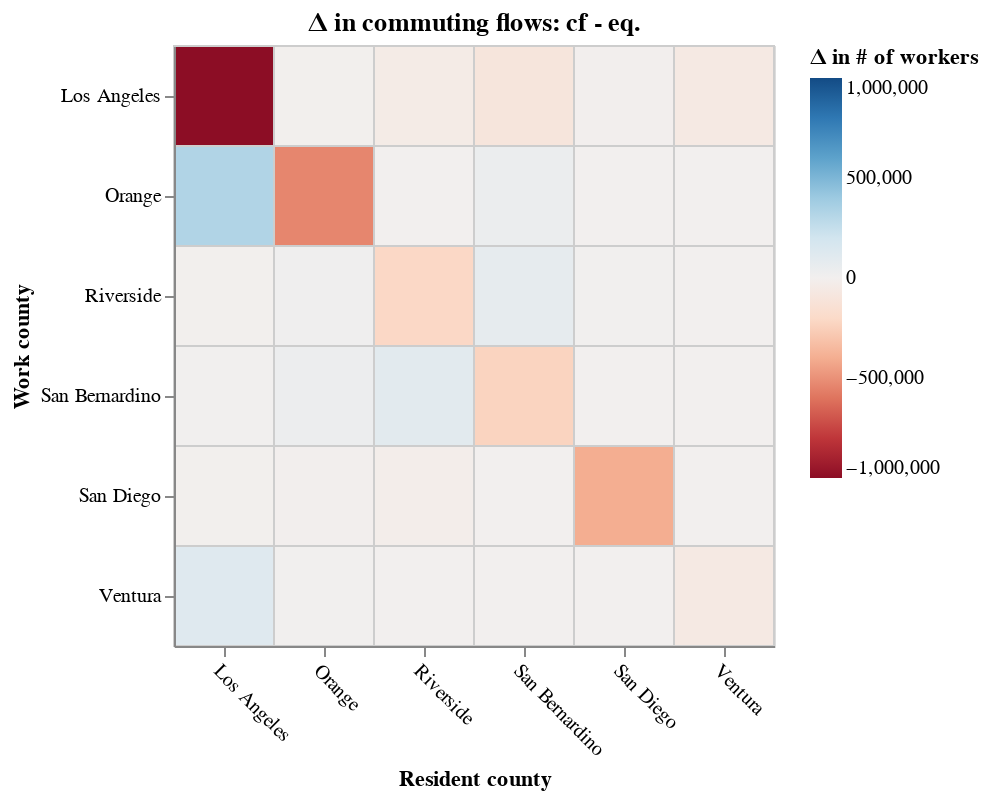

The code cell stored with this chart in its notebook:
### Code cell
# df_compare_ij = df_compare_ij.merge(df_compare_i[['county_i_name', 'L_i_data']], how='left', on='county_i_name')
# # proportion of change in L_ij over 
# df_compare_ij['diff_L_ij_prop'] = df_compare_ij['diff_L_ij'] / df_compare_ij['L_i_data']

# palette = ct.palpolate(ct.nacre[:-1])[::-1]
max_val = df_compare_ij['diff_L_ij'].abs().max() 
heatmap_diff_counts = (alt.Chart(df_compare_ij).mark_rect(stroke='#cdcdcd', strokeWidth=1).encode(
        x=alt.X("county_i_name:N", title="Resident county", axis=alt.Axis(labelAngle=45)),
        y=alt.Y("county_j_name:N", title="Work county"),
        color=alt.Color(
            "diff_L_ij:Q",
            title="Δ in # of workers",
            scale=alt.Scale(
                scheme='redblue',
                # type='symlog', 
                domain=[-1e6, 1e6], clamp=True)  # important for skewed flows
        ), tooltip=["county_i_name:N","county_j_name:N","diff_L_ij:Q"]
    ).properties(width=300, height=300, title="Δ in commuting flows: cf - eq.")
)

heatmap_diff_counts

### Figure 1 — Vega-Lite specification as saved in the notebook (floating-point values rounded to 4 significant figures)
{"config": {"view": {"continuousWidth": 300, "continuousHeight": 300}}, "data": {"name": "data-0d40dddb72e7d09f09927e197677d512"}, "mark": {"type": "rect", "stroke": "#cdcdcd", "strokeWidth": 1}, "encoding": {"color": {"field": "diff_L_ij", "scale": {"clamp": true, "domain": [-1000000.0, 1000000.0], "scheme": "redblue"}, "title": "Δ in # of workers", "type": "quantitative"}, "tooltip": [{"field": "county_i_name", "type": "nominal"}, {"field": "county_j_name", "type": "nominal"}, {"field": "diff_L_ij", "type": "quantitative"}], "x": {"axis": {"labelAngle": 45}, "field": "county_i_name", "title": "Resident county", "type": "nominal"}, "y": {"field": "county_j_name", "title": "Work county", "type": "nominal"}}, "height": 300, "title": "Δ in commuting flows: cf - eq.", "width": 300, "$schema": "https://vega.github.io/schema/vega-lite/v5.20.1.json", "datasets": {"data-0d40dddb72e7d09f09927e197677d512": [{"county_i_name": "Los Angeles", "county_j_name": "Los Angeles", "L_ij_data": 4429523, "L_ij_cf": 2548000.0, "U_ij_eq": 0.265, "U_ij_cf": 0.245, "pi_ij_cond_eq": 0.771, "pi_ij_cond_cf": 0.771, "pi_ij_joint_eq": 0.3578, "pi_ij_joint_cf": 0.3578, "diff_U_ij": -0.02, "diff_pi_ij_joint": 0.0, "diff_pi_ij_cond": 0.0, "diff_L_ij": -1881000.0, "L_i_data": 4742279, "diff_L_ij_prop": -0.3967}, {"county_i_name": "Orange", "county_j_name": "Los Angeles", "L_ij_data": 180250, "L_ij_cf": 175800.0, "U_ij_eq": -2.388, "U_ij_cf": -2.388, "pi_ij_cond_eq": 0.1664, "pi_ij_cond_cf": 0.1664, "pi_ij_joint_eq": 0.02519, "pi_ij_joint_cf": 0.02519, "diff_U_ij": 0.0, "diff_pi_ij_joint": 0.0, "diff_pi_ij_cond": 0.0, "diff_L_ij": -4464.0, "L_i_data": 1547549, "diff_L_ij_prop": -0.002885}, {"county_i_name": "Riverside", "county_j_name": "Los Angeles", "L_ij_data": 53172, "L_ij_cf": 10550.0, "U_ij_eq": -5.388, "U_ij_cf": -5.388, "pi_ij_cond_eq": 0.01262, "pi_ij_cond_cf": 0.01262, "pi_ij_joint_eq": 0.001255, "pi_ij_joint_cf": 0.001255, "diff_U_ij": 0.0, "diff_pi_ij_joint": 0.0, "diff_pi_ij_cond": 0.0, "diff_L_ij": -42620.0, "L_i_data": 1016166, "diff_L_ij_prop": -0.04194}, {"county_i_name": "San Bernardino", "county_j_name": "Los Angeles", "L_ij_data": 132992, "L_ij_cf": 37540.0, "U_ij_eq": -4.05, "U_ij_cf": -4.05, "pi_ij_cond_eq": 0.05374, "pi_ij_cond_cf": 0.05374, "pi_ij_joint_eq": 0.004782, "pi_ij_joint_cf": 0.004782, "diff_U_ij": 0.0, "diff_pi_ij_joint": 0.0, "diff_pi_ij_cond": 0.0, "diff_L_ij": -95450.0, "L_i_data": 909384, "diff_L_ij_prop": -0.105}, {"county_i_name": "San Diego", "county_j_name": "Los Angeles", "L_ij_data": 6075, "L_ij_cf": 735.8, "U_ij_eq": -7.961, "U_ij_cf": -7.961, "pi_ij_cond_eq": 0.0006059, "pi_ij_cond_cf": 0.0006059, "pi_ij_joint_eq": 9.577e-05, "pi_ij_joint_cf": 9.577e-05, "diff_U_ij": 0.0, "diff_pi_ij_joint": 0.0, "diff_pi_ij_cond": 0.0, "diff_L_ij": -5339.0, "L_i_data": 1615443, "diff_L_ij_prop": -0.003305}, {"county_i_name": "Ventura", "county_j_name": "Los Angeles", "L_ij_data": 66180, "L_ij_cf": 7807.0, "U_ij_eq": -5.527, "U_ij_cf": -5.527, "pi_ij_cond_eq": 0.02866, "pi_ij_cond_cf": 0.02866, "pi_ij_joint_eq": 0.001092, "pi_ij_joint_cf": 0.001092, "diff_U_ij": 0.0, "diff_pi_ij_joint": 0.0, "diff_pi_ij_cond": 0.0, "diff_L_ij": -58370.0, "L_i_data": 389548, "diff_L_ij_prop": -0.1498}, {"county_i_name": "Los Angeles", "county_j_name": "Orange", "L_ij_data": 196169, "L_ij_cf": 520500.0, "U_ij_eq": -1.323, "U_ij_cf": -1.343, "pi_ij_cond_eq": 0.1575, "pi_ij_cond_cf": 0.1575, "pi_ij_joint_eq": 0.07308, "pi_ij_joint_cf": 0.07308, "diff_U_ij": -0.02, "diff_pi_ij_joint": 0.0, "diff_pi_ij_cond": 0.0, "diff_L_ij": 324300.0, "L_i_data": 4742279, "diff_L_ij_prop": 0.06839}, {"county_i_name": "Orange", "county_j_name": "Orange", "L_ij_data": 1325458, "L_ij_cf": 787600.0, "U_ij_eq": -0.8888, "U_ij_cf": -0.8888, "pi_ij_cond_eq": 0.7453, "pi_ij_cond_cf": 0.7453, "pi_ij_joint_eq": 0.1129, "pi_ij_joint_cf": 0.1129, "diff_U_ij": 0.0, "diff_pi_ij_joint": 0.0, "diff_pi_ij_cond": 0.0, "diff_L_ij": -537900.0, "L_i_data": 1547549, "diff_L_ij_prop": -0.3476}, {"county_i_name": "Riverside", "county_j_name": "Orange", "L_ij_data": 75863, "L_ij_cf": 74770.0, "U_ij_eq": -3.43, "U_ij_cf": -3.43, "pi_ij_cond_eq": 0.08945, "pi_ij_cond_cf": 0.08945, "pi_ij_joint_eq": 0.008894, "pi_ij_joint_cf": 0.008894, "diff_U_ij": 0.0, "diff_pi_ij_joint": 0.0, "diff_pi_ij_cond": 0.0, "diff_L_ij": -1090.0, "L_i_data": 1016166, "diff_L_ij_prop": -0.001072}, {"county_i_name": "San Bernardino", "county_j_name": "Orange", "L_ij_data": 37327, "L_ij_cf": 79220.0, "U_ij_eq": -3.303, "U_ij_cf": -3.303, "pi_ij_cond_eq": 0.1134, "pi_ij_cond_cf": 0.1134, "pi_ij_joint_eq": 0.01009, "pi_ij_joint_cf": 0.01009, "diff_U_ij": 0.0, "diff_pi_ij_joint": 0.0, "diff_pi_ij_cond": 0.0, "diff_L_ij": 41900.0, "L_i_data": 909384, "diff_L_ij_prop": 0.04607}, {"county_i_name": "San Diego", "county_j_name": "Orange", "L_ij_data": 12120, "L_ij_cf": 9544.0, "U_ij_eq": -5.398, "U_ij_cf": -5.398, "pi_ij_cond_eq": 0.007859, "pi_ij_cond_cf": 0.007859, "pi_ij_joint_eq": 0.001242, "pi_ij_joint_cf": 0.001242, "diff_U_ij": 0.0, "diff_pi_ij_joint": 0.0, "diff_pi_ij_cond": 0.0, "diff_L_ij": -2576.0, "L_i_data": 1615443, "diff_L_ij_prop": -0.001595}, {"county_i_name": "Ventura", "county_j_name": "Orange", "L_ij_data": 576, "L_ij_cf": 697.3, "U_ij_eq": -7.942, "U_ij_cf": -7.942, "pi_ij_cond_eq": 0.00256, "pi_ij_cond_cf": 0.00256, "pi_ij_joint_eq": 9.756e-05, "pi_ij_joint_cf": 9.756e-05, "diff_U_ij": 0.0, "diff_pi_ij_joint": 0.0, "diff_pi_ij_cond": 0.0, "diff_L_ij": 121.3, "L_i_data": 389548, "diff_L_ij_prop": 0.0003115}, {"county_i_name": "Los Angeles", "county_j_name": "Riverside", "L_ij_data": 16786, "L_ij_cf": 13870.0, "U_ij_eq": -4.948, "U_ij_cf": -4.968, "pi_ij_cond_eq": 0.004197, "pi_ij_cond_cf": 0.004197, "pi_ij_joint_eq": 0.001947, "pi_ij_joint_cf": 0.001947, "diff_U_ij": -0.02, "diff_pi_ij_joint": 0.0, "diff_pi_ij_cond": 0.0, "diff_L_ij": -2916.0, "L_i_data": 4742279, "diff_L_ij_prop": -0.0006149}, {"county_i_name": "Orange", "county_j_name": "Riverside", "L_ij_data": 16208, "L_ij_cf": 33200.0, "U_ij_eq": -4.055, "U_ij_cf": -4.055, "pi_ij_cond_eq": 0.03141, "pi_ij_cond_cf": 0.03141, "pi_ij_joint_eq": 0.004757, "pi_ij_joint_cf": 0.004757, "diff_U_ij": 0.0, "diff_pi_ij_joint": 0.0, "diff_pi_ij_cond": 0.0, "diff_L_ij": 16990.0, "L_i_data": 1547549, "diff_L_ij_prop": 0.01098}, {"county_i_name": "Riverside", "county_j_name": "Riverside", "L_ij_data": 725518, "L_ij_cf": 513900.0, "U_ij_eq": -1.502, "U_ij_cf": -1.502, "pi_ij_cond_eq": 0.6147, "pi_ij_cond_cf": 0.6147, "pi_ij_joint_eq": 0.06112, "pi_ij_joint_cf": 0.06112, "diff_U_ij": 0.0, "diff_pi_ij_joint": 0.0, "diff_pi_ij_cond": 0.0, "diff_L_ij": -211700.0, "L_i_data": 1016166, "diff_L_ij_prop": -0.2083}, {"county_i_name": "San Bernardino", "county_j_name": "Riverside", "L_ij_data": 78508, "L_ij_cf": 153900.0, "U_ij_eq": -2.639, "U_ij_cf": -2.639, "pi_ij_cond_eq": 0.2203, "pi_ij_cond_cf": 0.2203, "pi_ij_joint_eq": 0.0196, "pi_ij_joint_cf": 0.0196, "diff_U_ij": 0.0, "diff_pi_ij_joint": 0.0, "diff_pi_ij_cond": 0.0, "diff_L_ij": 75380.0, "L_i_data": 909384, "diff_L_ij_prop": 0.0829}, {"county_i_name": "San Diego", "county_j_name": "Riverside", "L_ij_data": 6989, "L_ij_cf": 14470.0, "U_ij_eq": -4.982, "U_ij_cf": -4.982, "pi_ij_cond_eq": 0.01191, "pi_ij_cond_cf": 0.01191, "pi_ij_joint_eq": 0.001883, "pi_ij_joint_cf": 0.001883, "diff_U_ij": 0.0, "diff_pi_ij_joint": 0.0, "diff_pi_ij_cond": 0.0, "diff_L_ij": 7478.0, "L_i_data": 1615443, "diff_L_ij_prop": 0.004629}, {"county_i_name": "Ventura", "county_j_name": "Riverside", "L_ij_data": 177, "L_ij_cf": 14.97, "U_ij_eq": -11.78, "U_ij_cf": -11.78, "pi_ij_cond_eq": 5.495e-05, "pi_ij_cond_cf": 5.495e-05, "pi_ij_joint_eq": 2.094e-06, "pi_ij_joint_cf": 2.094e-06, "diff_U_ij": 0.0, "diff_pi_ij_joint": 0.0, "diff_pi_ij_cond": 0.0, "diff_L_ij": -162.0, "L_i_data": 389548, "diff_L_ij_prop": -0.0004159}, {"county_i_name": "Los Angeles", "county_j_name": "San Bernardino", "L_ij_data": 60779, "L_ij_cf": 68370.0, "U_ij_eq": -3.353, "U_ij_cf": -3.373, "pi_ij_cond_eq": 0.02069, "pi_ij_cond_cf": 0.02069, "pi_ij_joint_eq": 0.009599, "pi_ij_joint_cf": 0.009599, "diff_U_ij": -0.02, "diff_pi_ij_joint": 0.0, "diff_pi_ij_cond": 0.0, "diff_L_ij": 7590.0, "L_i_data": 4742279, "diff_L_ij_prop": 0.001601}, {"county_i_name": "Orange", "county_j_name": "San Bernardino", "L_ij_data": 12934, "L_ij_cf": 48730.0, "U_ij_eq": -3.671, "U_ij_cf": -3.671, "pi_ij_cond_eq": 0.04612, "pi_ij_cond_cf": 0.04612, "pi_ij_joint_eq": 0.006983, "pi_ij_joint_cf": 0.006983, "diff_U_ij": 0.0, "diff_pi_ij_joint": 0.0, "diff_pi_ij_cond": 0.0, "diff_L_ij": 35800.0, "L_i_data": 1547549, "diff_L_ij_prop": 0.02313}, {"county_i_name": "Riverside", "county_j_name": "San Bernardino", "L_ij_data": 113716, "L_ij_cf": 213200.0, "U_ij_eq": -2.382, "U_ij_cf": -2.382, "pi_ij_cond_eq": 0.2551, "pi_ij_cond_cf": 0.2551, "pi_ij_joint_eq": 0.02536, "pi_ij_joint_cf": 0.02536, "diff_U_ij": 0.0, "diff_pi_ij_joint": 0.0, "diff_pi_ij_cond": 0.0, "diff_L_ij": 99500.0, "L_i_data": 1016166, "diff_L_ij_prop": 0.09791}, {"county_i_name": "San Bernardino", "county_j_name": "San Bernardino", "L_ij_data": 657249, "L_ij_cf": 425100.0, "U_ij_eq": -1.623, "U_ij_cf": -1.623, "pi_ij_cond_eq": 0.6085, "pi_ij_cond_cf": 0.6085, "pi_ij_joint_eq": 0.05414, "pi_ij_joint_cf": 0.05414, "diff_U_ij": 0.0, "diff_pi_ij_joint": 0.0, "diff_pi_ij_cond": 0.0, "diff_L_ij": -232200.0, "L_i_data": 909384, "diff_L_ij_prop": -0.2553}, {"county_i_name": "San Diego", "county_j_name": "San Bernardino", "L_ij_data": 1209, "L_ij_cf": 1599.0, "U_ij_eq": -7.185, "U_ij_cf": -7.185, "pi_ij_cond_eq": 0.001316, "pi_ij_cond_cf": 0.001316, "pi_ij_joint_eq": 0.0002081, "pi_ij_joint_cf": 0.0002081, "diff_U_ij": 0.0, "diff_pi_ij_joint": 0.0, "diff_pi_ij_cond": 0.0, "diff_L_ij": 389.5, "L_i_data": 1615443, "diff_L_ij_prop": 0.0002411}, {"county_i_name": "Ventura", "county_j_name": "San Bernardino", "L_ij_data": 586, "L_ij_cf": 88.86, "U_ij_eq": -10.0, "U_ij_cf": -10.0, "pi_ij_cond_eq": 0.0003262, "pi_ij_cond_cf": 0.0003262, "pi_ij_joint_eq": 1.243e-05, "pi_ij_joint_cf": 1.243e-05, "diff_U_ij": 0.0, "diff_pi_ij_joint": 0.0, "diff_pi_ij_cond": 0.0, "diff_L_ij": -497.1, "L_i_data": 389548, "diff_L_ij_prop": -0.001276}, {"county_i_name": "Los Angeles", "county_j_name": "San Diego", "L_ij_data": 4724, "L_ij_cf": 1557.0, "U_ij_eq": -7.135, "U_ij_cf": -7.155, "pi_ij_cond_eq": 0.0004712, "pi_ij_cond_cf": 0.0004712, "pi_ij_joint_eq": 0.0002186, "pi_ij_joint_cf": 0.0002186, "diff_U_ij": -0.02, "diff_pi_ij_joint": 0.0, "diff_pi_ij_cond": 0.0, "diff_L_ij": -3167.0, "L_i_data": 4742279, "diff_L_ij_prop": -0.0006678}, {"county_i_name": "Orange", "county_j_name": "San Diego", "L_ij_data": 12094, "L_ij_cf": 6822.0, "U_ij_eq": -5.638, "U_ij_cf": -5.638, "pi_ij_cond_eq": 0.006456, "pi_ij_cond_cf": 0.006456, "pi_ij_joint_eq": 0.0009775, "pi_ij_joint_cf": 0.0009775, "diff_U_ij": 0.0, "diff_pi_ij_joint": 0.0, "diff_pi_ij_cond": 0.0, "diff_L_ij": -5272.0, "L_i_data": 1547549, "diff_L_ij_prop": -0.003407}, {"county_i_name": "Riverside", "county_j_name": "San Diego", "L_ij_data": 47073, "L_ij_cf": 23290.0, "U_ij_eq": -4.596, "U_ij_cf": -4.596, "pi_ij_cond_eq": 0.02787, "pi_ij_cond_cf": 0.02787, "pi_ij_joint_eq": 0.002771, "pi_ij_joint_cf": 0.002771, "diff_U_ij": 0.0, "diff_pi_ij_joint": 0.0, "diff_pi_ij_cond": 0.0, "diff_L_ij": -23780.0, "L_i_data": 1016166, "diff_L_ij_prop": -0.0234}, {"county_i_name": "San Bernardino", "county_j_name": "San Diego", "L_ij_data": 2796, "L_ij_cf": 1858.0, "U_ij_eq": -7.056, "U_ij_cf": -7.056, "pi_ij_cond_eq": 0.002659, "pi_ij_cond_cf": 0.002659, "pi_ij_joint_eq": 0.0002366, "pi_ij_joint_cf": 0.0002366, "diff_U_ij": 0.0, "diff_pi_ij_joint": 0.0, "diff_pi_ij_cond": 0.0, "diff_L_ij": -938.4, "L_i_data": 909384, "diff_L_ij_prop": -0.001032}, {"county_i_name": "San Diego", "county_j_name": "San Diego", "L_ij_data": 1588755, "L_ij_cf": 1188000.0, "U_ij_eq": -0.5738, "U_ij_cf": -0.5738, "pi_ij_cond_eq": 0.9783, "pi_ij_cond_cf": 0.9783, "pi_ij_joint_eq": 0.1546, "pi_ij_joint_cf": 0.1546, "diff_U_ij": 0.0, "diff_pi_ij_joint": 0.0, "diff_pi_ij_cond": 0.0, "diff_L_ij": -400700.0, "L_i_data": 1615443, "diff_L_ij_prop": -0.248}, {"county_i_name": "Ventura", "county_j_name": "San Diego", "L_ij_data": 333, "L_ij_cf": 2.775, "U_ij_eq": -13.47, "U_ij_cf": -13.47, "pi_ij_cond_eq": 1.019e-05, "pi_ij_cond_cf": 1.019e-05, "pi_ij_joint_eq": 3.883e-07, "pi_ij_joint_cf": 3.883e-07, "diff_U_ij": 0.0, "diff_pi_ij_joint": 0.0, "diff_pi_ij_cond": 0.0, "diff_L_ij": -330.2, "L_i_data": 389548, "diff_L_ij_prop": -0.0008477}, {"county_i_name": "Los Angeles", "county_j_name": "Ventura", "L_ij_data": 34298, "L_ij_cf": 152400.0, "U_ij_eq": -2.552, "U_ij_cf": -2.572, "pi_ij_cond_eq": 0.0461, "pi_ij_cond_cf": 0.0461, "pi_ij_joint_eq": 0.02139, "pi_ij_joint_cf": 0.02139, "diff_U_ij": -0.02, "diff_pi_ij_joint": 0.0, "diff_pi_ij_cond": -2.082e-17, "diff_L_ij": 118100.0, "L_i_data": 4742279, "diff_L_ij_prop": 0.0249}, {"county_i_name": "Orange", "county_j_name": "Ventura", "L_ij_data": 605, "L_ij_cf": 4596.0, "U_ij_eq": -6.032, "U_ij_cf": -6.032, "pi_ij_cond_eq": 0.00435, "pi_ij_cond_cf": 0.00435, "pi_ij_joint_eq": 0.0006586, "pi_ij_joint_cf": 0.0006586, "diff_U_ij": 0.0, "diff_pi_ij_joint": 0.0, "diff_pi_ij_cond": 0.0, "diff_L_ij": 3991.0, "L_i_data": 1547549, "diff_L_ij_prop": 0.002579}, {"county_i_name": "Riverside", "county_j_name": "Ventura", "L_ij_data": 824, "L_ij_cf": 222.3, "U_ij_eq": -9.248, "U_ij_cf": -9.248, "pi_ij_cond_eq": 0.0002659, "pi_ij_cond_cf": 0.0002659, "pi_ij_joint_eq": 2.644e-05, "pi_ij_joint_cf": 2.644e-05, "diff_U_ij": 0.0, "diff_pi_ij_joint": 0.0, "diff_pi_ij_cond": 0.0, "diff_L_ij": -601.7, "L_i_data": 1016166, "diff_L_ij_prop": -0.0005922}, {"county_i_name": "San Bernardino", "county_j_name": "Ventura", "L_ij_data": 512, "L_ij_cf": 952.2, "U_ij_eq": -7.724, "U_ij_cf": -7.724, "pi_ij_cond_eq": 0.001363, "pi_ij_cond_cf": 0.001363, "pi_ij_joint_eq": 0.0001213, "pi_ij_joint_cf": 0.0001213, "diff_U_ij": 0.0, "diff_pi_ij_joint": 0.0, "diff_pi_ij_cond": 0.0, "diff_L_ij": 440.2, "L_i_data": 909384, "diff_L_ij_prop": 0.000484}, {"county_i_name": "San Diego", "county_j_name": "Ventura", "L_ij_data": 295, "L_ij_cf": 25.59, "U_ij_eq": -11.32, "U_ij_cf": -11.32, "pi_ij_cond_eq": 2.107e-05, "pi_ij_cond_cf": 2.107e-05, "pi_ij_joint_eq": 3.331e-06, "pi_ij_joint_cf": 3.331e-06, "diff_U_ij": 0.0, "diff_pi_ij_joint": 0.0, "diff_pi_ij_cond": 0.0, "diff_L_ij": -269.4, "L_i_data": 1615443, "diff_L_ij_prop": -0.0001668}, {"county_i_name": "Ventura", "county_j_name": "Ventura", "L_ij_data": 321696, "L_ij_cf": 263800.0, "U_ij_eq": -2.006, "U_ij_cf": -2.006, "pi_ij_cond_eq": 0.9684, "pi_ij_cond_cf": 0.9684, "pi_ij_joint_eq": 0.03691, "pi_ij_joint_cf": 0.03691, "diff_U_ij": 0.0, "diff_pi_ij_joint": 0.0, "diff_pi_ij_cond": 0.0, "diff_L_ij": -57880.0, "L_i_data": 389548, "diff_L_ij_prop": -0.1486}]}}
